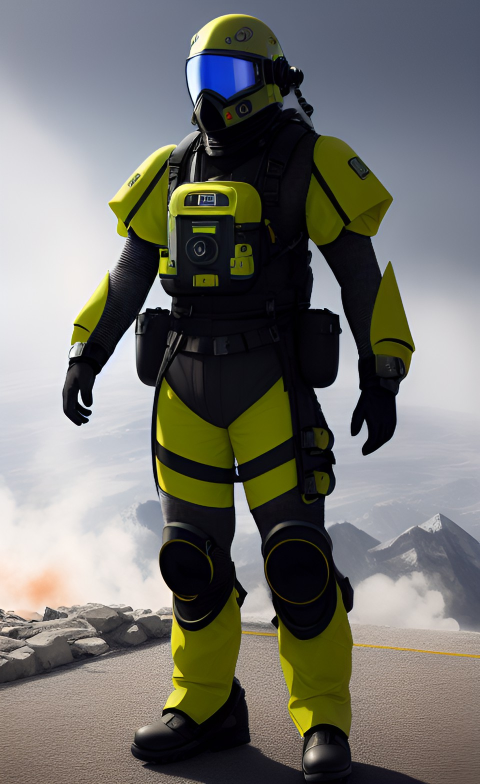
#> input picture data/samples/f0_hazard_radiation_suit.jpg, 960 x 1568 px (shown at 1/2 size)
$ python simpleblob.py
#> lines starting #> are read from the running program, lines starting #| are printed output that depends on the picture; after the words box and inside, x2 and y2 are one past the last pixel; in counts of white or black regions, pixels touching at a corner belong together
import cv2
import numpy as np

img = cv2.imread('f0_hazard_radiation_suit.jpg')
#> img is the input picture: shape (1568, 960, 3); mean B, G, R 110, 115.2, 115.7


gray = cv2.cvtColor(img, cv2.COLOR_BGR2GRAY)
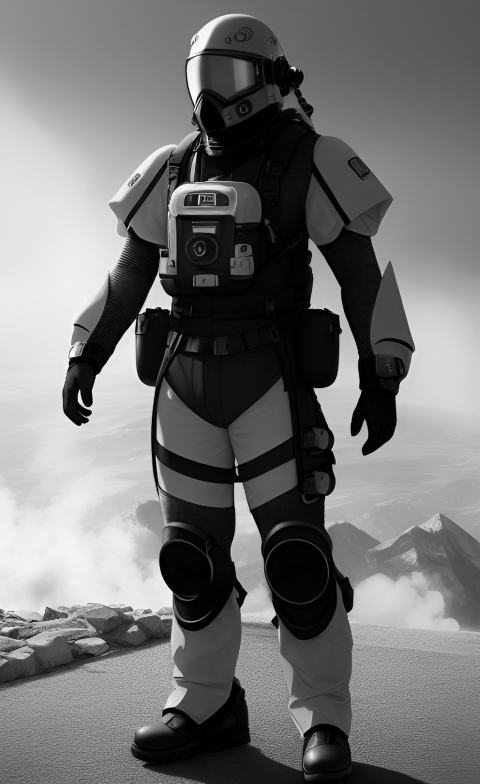
#> gray: shape (1568, 960) (shown at 1/2 size); min 0, max 255, mean 114.8
_, thresh = cv2.threshold(gray, 0, 255, cv2.THRESH_BINARY_INV+cv2.THRESH_OTSU)
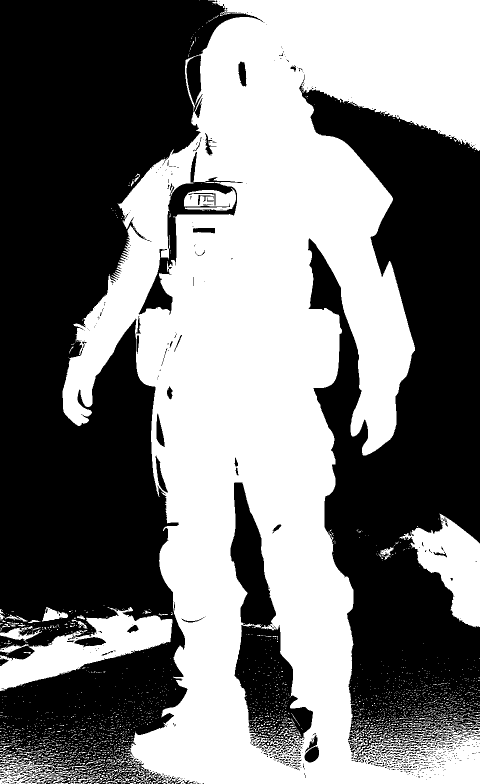
#> thresh: shape (1568, 960) (shown at 1/2 size); 47.5% white; 2518 white regions (2399 under 20 px), largest, box (x1, y1, x2, y2) and area: (125, 0, 960, 1568) 653949, (0, 1214, 345, 1382) 22041, (799, 1027, 960, 1255) 17094


#parameters

params = cv2.SimpleBlobDetector_Params()

# Change the thresholds
params.minThreshold = 10
params.maxThreshold = 200

# Filter by Area.
params.filterByArea = True
params.minArea = 1500

# Filter by Circularity
params.filterByCircularity = True
params.minCircularity = 0.1

# Filter by Convexity
params.filterByConvexity = True
params.minConvexity = 0.87

# Filter by Inertia
params.filterByInertia = True
params.minInertiaRatio = 0.01

detector = cv2.SimpleBlobDetector_create(params)

keypoints = detector.detect(thresh)
#> keypoints = ()
img_with_keypoints = cv2.drawKeypoints(img, keypoints, np.array([]), (0, 0, 255), cv2.DRAW_MATCHES_FLAGS_DRAW_RICH_KEYPOINTS)


cv2.imshow("Blob Detection", img_with_keypoints)
cv2.waitKey(0)
cv2.destroyAllWindows()

$ run again, with data/samples/pca_test1.jpg copied over data/samples/f0_hazard_radiation_suit.jpg
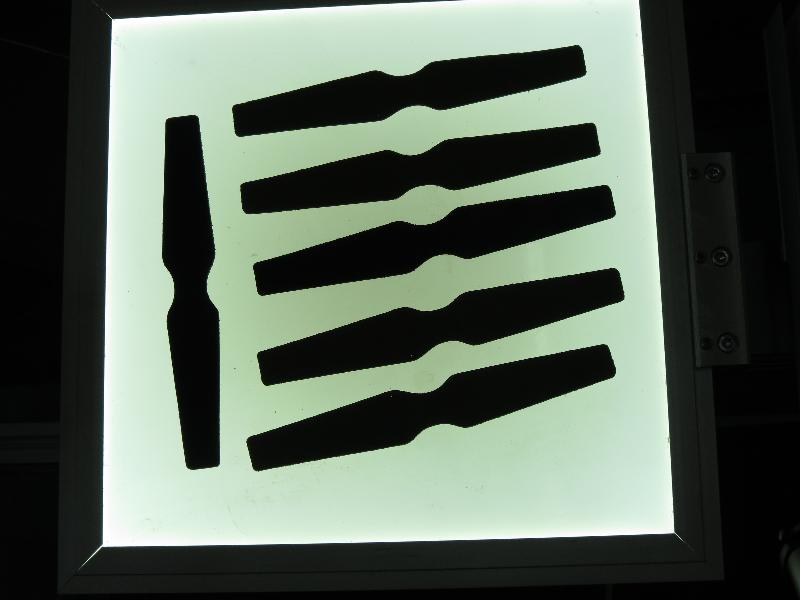
#> input picture data/samples/pca_test1.jpg, 800 x 600 px
#> img is the input picture: shape (600, 800, 3); mean B, G, R 89.1, 100.8, 89.3
#> `gray = cv2.cvtColor(img, cv2.COLOR_BGR2GRAY)`:
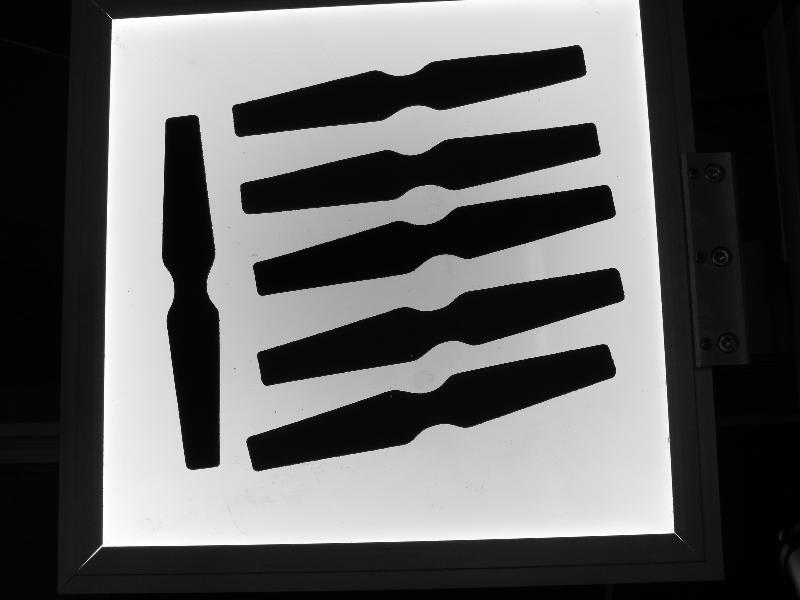
#> gray: shape (600, 800); min 0, max 255, mean 96
#> `_, thresh = cv2.threshold(gray, 0, 255, cv2.THRESH_BINARY_INV+cv2.THRE..`:
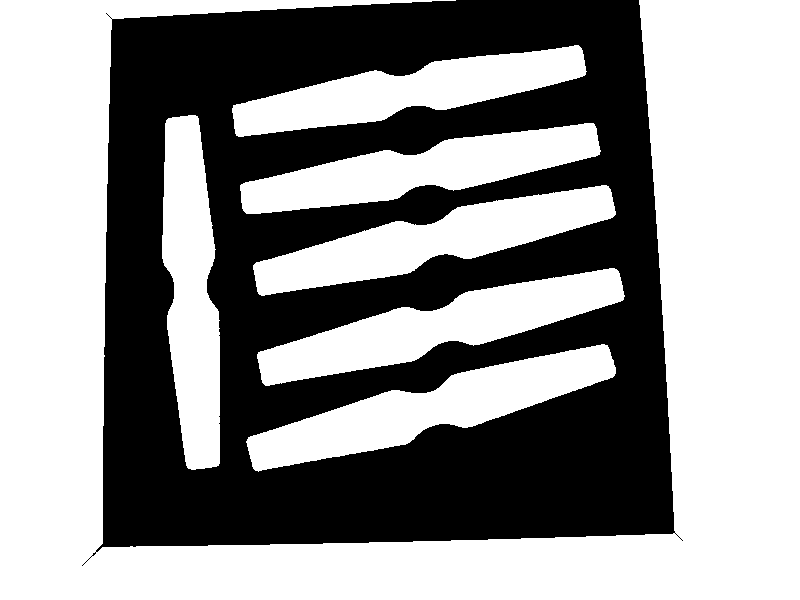
#> thresh: shape (600, 800); 57.9% white; 1 black region, box (x1, y1, x2, y2) and area: (82, 0, 683, 566) 202246
#> keypoints = ()
